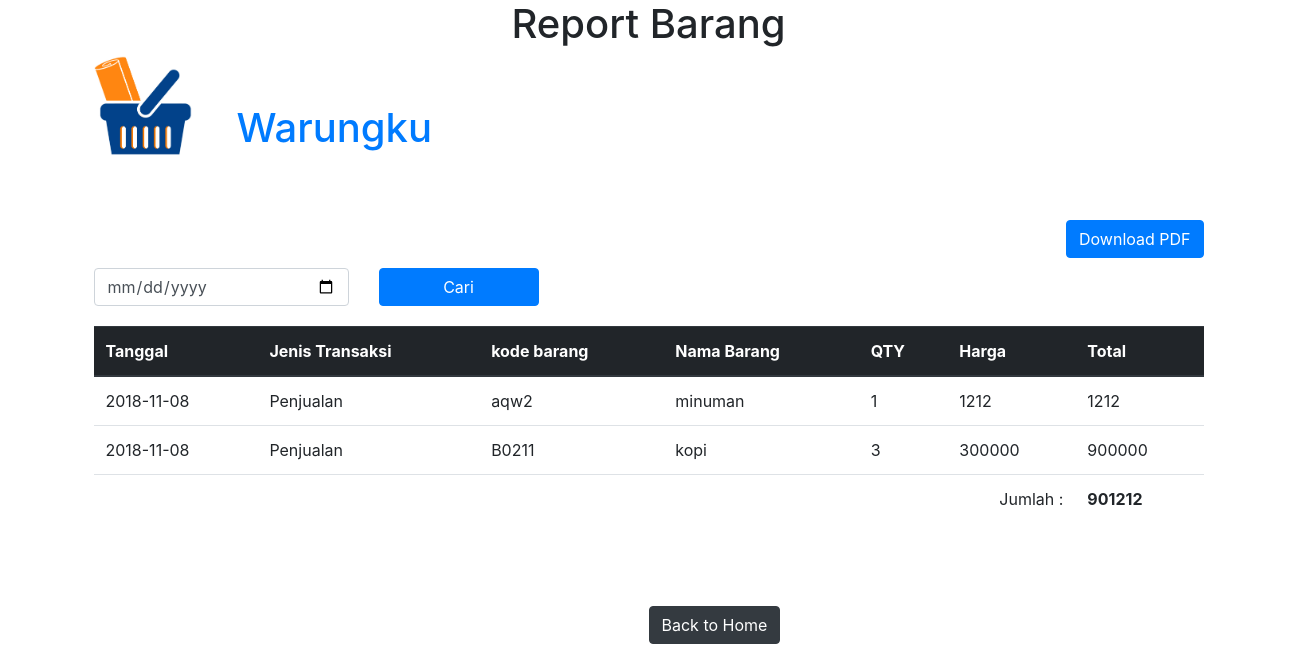
The app's page /report.php (signed in) with its own data.
### tables this page shows
CREATE TABLE `report` (
  `tanggal` date DEFAULT NULL,
  `jenis_transaksi` varchar(20) NOT NULL,
  `kode_barang` varchar(5) NOT NULL,
  `nama_barang` varchar(50) NOT NULL,
  `qty` int(10) NOT NULL,
  `harga` int(10) NOT NULL,
  `total` int(20) NOT NULL
);

### report.php (the view, shortened to what this page needs)
<!DOCTYPE html>
<html>
<head>
	<link rel="stylesheet" type="text/css" href="asset/css/bootstrap.min.css">
</head>
<body>
	<h1 align="center">Report Barang</h1>
	<div class="container">
		<div class="row">
			<div class="col-sm-1">
				<a href="index.php"><img src="logo.jpg" height="100" alt="Logo" class="rounded"></a>
			</div>
			<div class="col-sm-5" style="margin-bottom: 20px">
				<a href="index.php"><h1 class="m-5">Warungku</h1></a>
			</div>
		</div>
		<form action="generate_pdf.php" method="post">
			<div class="row">
				<div class="col-sm-12">
					<button type="submit" class="btn btn-primary float-right" style="margin-bottom: 10px">Download PDF</button>
				</div>
			</div>
		</form>
		<form action="" method="get">
			<div class="row">
				<div class="col-sm-3">
					<input type="date" name="search" class="form-control" required="">
				</div>
				<div class="col-sm-2">
					<button type="submit" class="btn btn-primary col">Cari</button>
				</div>
			</div>
		</form>
		<?php
				include('koneksi.php');
				$sum = "SELECT SUM(total) AS value_sum FROM report";
				$hasil =mysqli_query($koneksi, $sum);
				$jumlah = mysqli_fetch_array($hasil);
			?>
		<div class="row" style="margin-top: 20px">
			<div class="col">
				<table class="table table-hover">
					<thead class="thead-dark">
						<tr>
							<th scope="">Tanggal</th>
							<th scope="col">Jenis Transaksi</th>
							<th scope="col">kode barang</th>
							<th scope="col">Nama Barang</th>
							<th scope="col">QTY</th>
							<th scope="col">Harga</th>
							<th scope="col">Total</th>
						</tr>
					</thead>
					<tbody>
						<?php
						$sql = "";
						if(isset($_GET['search'])){
							$cari = $_GET['search'];
							$sql = "SELECT * FROM report WHERE tanggal LIKE '%$cari%'";
						} else{
							$sql = "SELECT * FROM report";
						}
						$query = mysqli_query($koneksi, $sql) or die('gagal tampil');
						if(mysqli_num_rows($query) > 0){
							while ($row=mysqli_fetch_array($query,MYSQLI_ASSOC)){
								echo '<tr>';
								echo '<td>' . $row["tanggal"] . '</td>';
								echo '<td>' . $row["jenis_transaksi"] . '</td>';
								echo '<td>' . $row["kode_barang"] . '</td>';
								echo '<td>' . $row["nama_barang"] . '</td>';
								echo '<td>' . $row["qty"] . '</td>';
								echo '<td>' . $row["harga"] . '</td>';
								echo '<td>' . $row["total"] . '</td>';
								?>
									<?php	}
								} else {
									echo '</td>'. 'Data Tidak Ada' . '</td>';
								}
								echo '<tr>';
								?>
								<tr>
									<td colspan="6" class="text-right">Jumlah : </td>
									<td><b><p > <?php echo $jumlah['value_sum']; ?></p></b></td>
								</tr>
							</tbody>
					</table>
				</div>
			</div>
			<div class="row">
				<div class="col-sm-9">
				</div>
			</div>
			<div class="row">
				<div class="col-sm-12">
					<a href="home.php" style="margin: 50px 50%" class="btn btn-dark">Back to Home</a>
				</div>
			</div>
		</div>
	</body>
	</html>

### records on screen
report: tanggal "2018-11-08", jenis_transaksi "Penjualan", kode_barang "aqw2", nama_barang "minuman", qty "1", harga "1212", total "1212"
report: tanggal "2018-11-08", jenis_transaksi "Penjualan", kode_barang "B0211", nama_barang "kopi", qty "3", harga "300000", total "900000"

### other values on screen
$jumlah['value_sum'] "901212"
